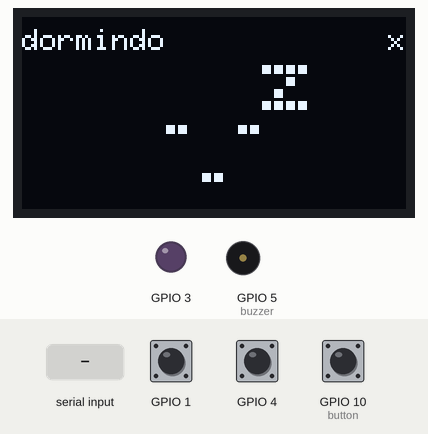
Simulated run of this sketch. Board: ESP32-C3. Parts: 128×64 one-colour display, output pins drawn as LEDs (lit = HIGH), buzzer (waves = sounding). Dashed ring = blinking. The test bench sets the inputs (shaded band); at power-on: GPIO 1 HIGH, GPIO 4 HIGH, GPIO 10 (button) HIGH. Random numbers use the default seed unless the sketch sets one; what the sketch prints to the serial monitor is not drawn.

Above: at 1.5 s.
1.6 s: "id\n" received over Serial
At 1.97 s:
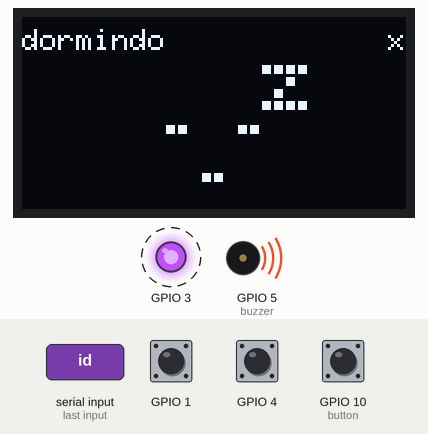
8.3 s: GPIO 1 pulled LOW for 3.2 s
At 12.0 s:
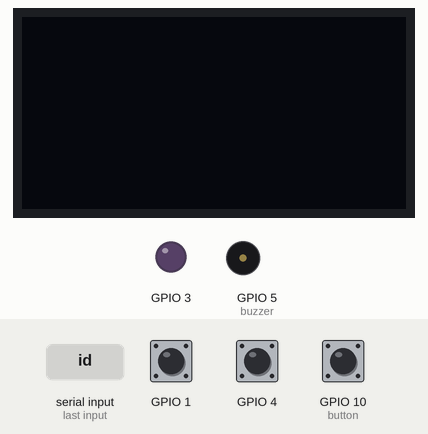
13.0 s: GPIO 1 pulled LOW for 3.2 s
At 17.4 s:
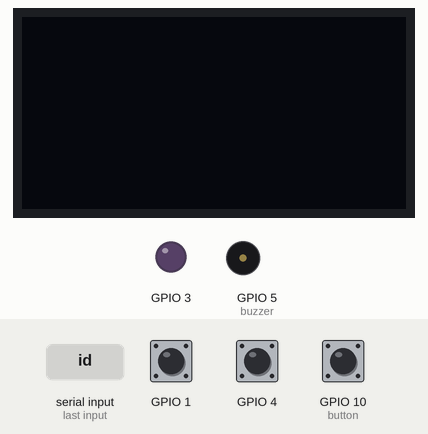
Timing chart, 0 to 18.7 s (numbered marks = the images above; inputs shaded):
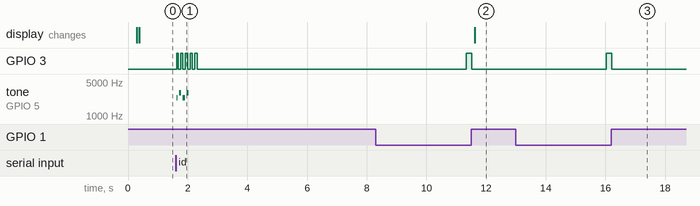

Measured:
- after the input at 1.6 s, GPIO 3: alternates HIGH for 0.08 s and LOW for 0.08 s, 10 changes in all, then stays LOW, starting at once; tone on GPIO 5 (buzzer): plays 2400 Hz for 0.05 s, 3000 Hz for 0.07 s, 2400 Hz for 0.07 s, 3000 Hz for 0.07 s, starting at once
- after the input at 8.3 s, GPIO 3: LOW → HIGH after 3.0 s, → LOW 0.18 s later
- after the input at 13.0 s, GPIO 3: LOW → HIGH after 3.0 s, → LOW 0.18 s later

The sketch:

sketch.ino
```cpp
// hoodi Pet no Wokwi: o codigo esta na aba hoodi.cpp (setup e loop estao la).
// Serial Monitor: n0 n1 n2 n3 n? id sil fim st
// Botoes: 1 amarelo (GPIO4) acende a tela | 2 preto (GPIO10) silencia | 3 vermelho (GPIO1 aqui,
// GPIO20 no Pet real) segurar 3 s = pedido de ajuda. Buzzer no GPIO5 (no Pet real, via transistor).
```

Source omitted: hoodi.cpp (42861 bytes)
